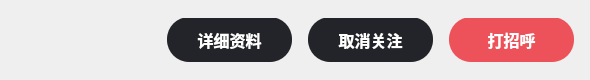
       <widget class="QWidget" name="widget_10" native="true">
        <property name="minimumSize">
         <size>
          <width>0</width>
          <height>80</height>
         </size>
        </property>
        <property name="maximumSize">
         <size>
          <width>16777215</width>
          <height>80</height>
         </size>
        </property>
        <layout class="QHBoxLayout" name="horizontalLayout_11">
         <property name="spacing">
          <number>16</number>
         </property>
         <property name="leftMargin">
          <number>16</number>
         </property>
         <property name="topMargin">
          <number>0</number>
         </property>
         <property name="rightMargin">
          <number>16</number>
         </property>
         <property name="bottomMargin">
          <number>0</number>
         </property>
         <item>
          <spacer name="horizontalSpacer_7">
           <property name="orientation">
            <enum>Qt::Horizontal</enum>
           </property>
           <property name="sizeHint" stdset="0">
            <size>
             <width>151</width>
             <height>20</height>
            </size>
           </property>
          </spacer>
         </item>
         <item>
          <widget class="QPushButton" name="pushButton_5">
           <property name="minimumSize">
            <size>
             <width>125</width>
             <height>44</height>
            </size>
           </property>
           <property name="styleSheet">
            <string notr="true">background: #222429;
border-radius: 22px;
font-weight: 500;
font-size: 16px;
color: #FFFFFF;
margin-top: -1px;</string>
           </property>
           <property name="text">
            <string>详细资料</string>
           </property>
          </widget>
         </item>
         <item>
          <widget class="QPushButton" name="Attention">
           <property name="minimumSize">
            <size>
             <width>125</width>
             <height>44</height>
            </size>
           </property>
           <property name="styleSheet">
            <string notr="true">background: #222429;
border-radius: 22px;
font-weight: 500;
font-size: 16px;
color: #FFFFFF;
margin-top: -1px;</string>
           </property>
           <property name="text">
            <string>取消关注</string>
           </property>
           <property name="icon">
            <iconset resource="../res.qrc">
             <normaloff>:/images/icon_取消关注.png</normaloff>:/images/icon_取消关注.png</iconset>
           </property>
           <property name="iconSize">
            <size>
             <width>24</width>
             <height>25</height>
            </size>
           </property>
          </widget>
         </item>
         <item>
          <widget class="QPushButton" name="pushButton_3">
           <property name="minimumSize">
            <size>
             <width>125</width>
             <height>44</height>
            </size>
           </property>
           <property name="styleSheet">
            <string notr="true">background: #ED525A;
border-radius: 22px;
font-weight: 500;
font-size: 16px;
color: #FFFFFF;
line-height: 22px;
text-align: center;
font-style: normal;
margin-top: -1px;</string>
           </property>
           <property name="text">
            <string>打招呼</string>
           </property>
           <property name="icon">
            <iconset resource="../res.qrc">
             <normaloff>:/images/HI.png</normaloff>:/images/HI.png</iconset>
           </property>
           <property name="iconSize">
            <size>
             <width>24</width>
             <height>23</height>
            </size>
           </property>
          </widget>
         </item>
        </layout>
       </widget>
